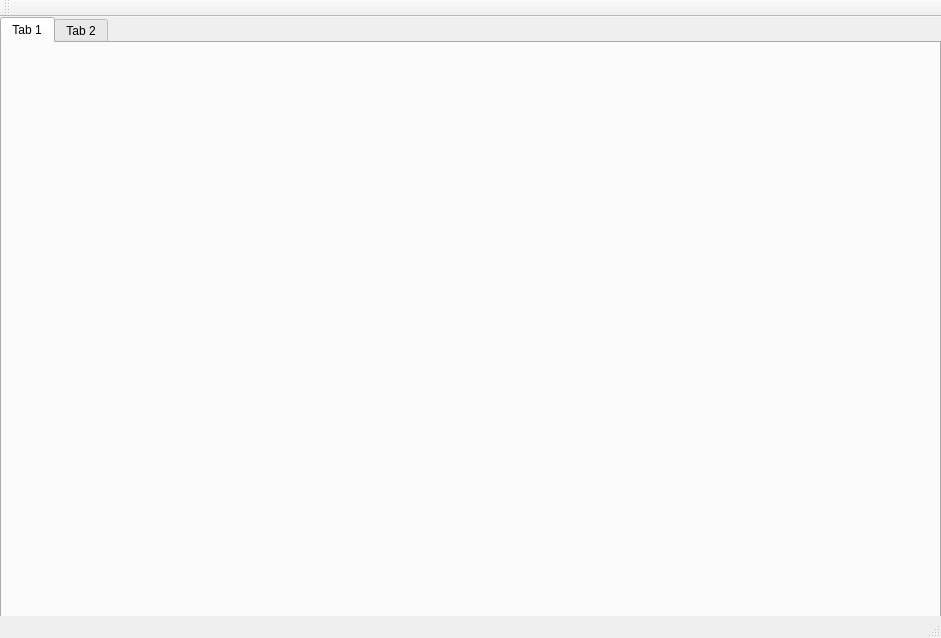
<?xml version="1.0" encoding="UTF-8"?>
<ui version="4.0">
 <class>BlankSlateClass</class>
 <widget class="QMainWindow" name="BlankSlateClass">
  <property name="geometry">
   <rect>
    <x>0</x>
    <y>0</y>
    <width>941</width>
    <height>638</height>
   </rect>
  </property>
  <property name="windowTitle">
   <string>BlankSlate</string>
  </property>
  <widget class="QWidget" name="centralWidget">
   <widget class="QTabWidget" name="tabWidget">
    <property name="geometry">
     <rect>
      <x>0</x>
      <y>0</y>
      <width>941</width>
      <height>611</height>
     </rect>
    </property>
    <property name="currentIndex">
     <number>0</number>
    </property>
    <widget class="QWidget" name="tab">
     <attribute name="title">
      <string>Tab 1</string>
     </attribute>
    </widget>
    <widget class="QWidget" name="tab_2">
     <attribute name="title">
      <string>Tab 2</string>
     </attribute>
    </widget>
   </widget>
  </widget>
  <widget class="QStatusBar" name="statusBar"/>
  <widget class="QToolBar" name="mainToolBar">
   <attribute name="toolBarArea">
    <enum>TopToolBarArea</enum>
   </attribute>
   <attribute name="toolBarBreak">
    <bool>false</bool>
   </attribute>
  </widget>
  <action name="actionjincheng">
   <property name="text">
    <string>jincheng</string>
   </property>
  </action>
 </widget>
 <layoutdefault spacing="6" margin="11"/>
 <resources>
  <include location="BlankSlate.qrc"/>
 </resources>
 <connections/>
</ui>
